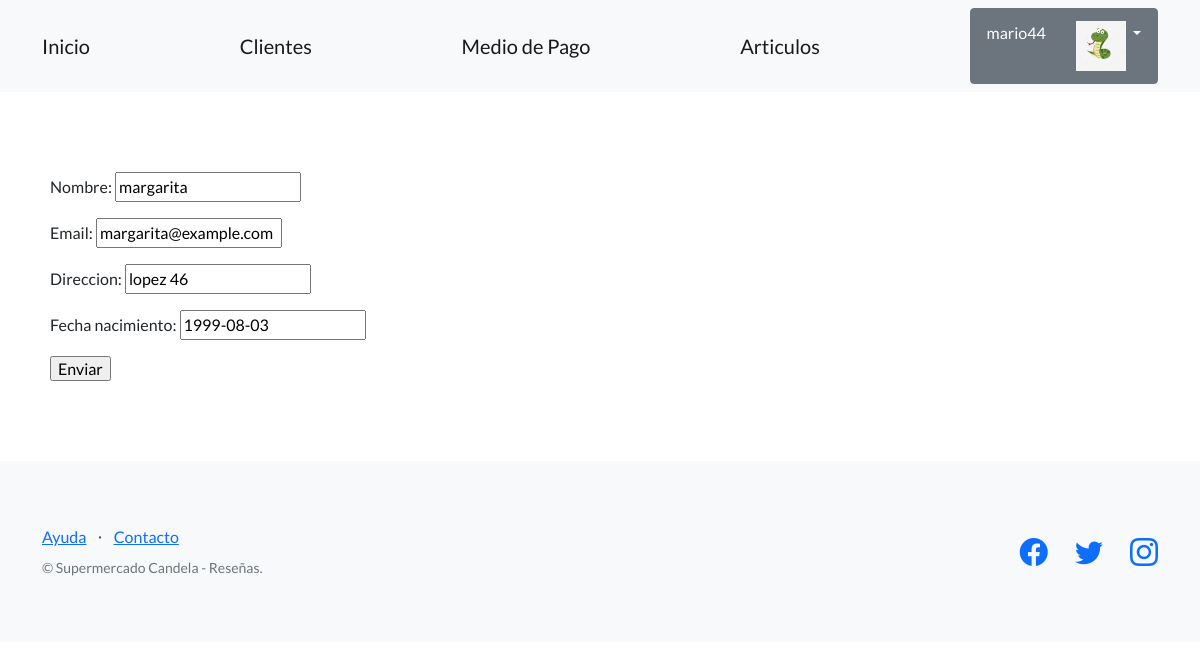
Screenshot of /editar-clientes/6/ (signed in) with the database file from the repository.
### clientes/models.py (models this page shows, shortened)
class Avatar(models.Model):
    user = models.OneToOneField(User, on_delete=models.CASCADE, null=True)
    imagen = models.ImageField(upload_to='avatares', null=True, blank=True)

class Clientes(models.Model):
    nombre = models.CharField(max_length=256)
    email = models.EmailField()
    direccion = models.CharField(max_length=256)
    fecha_nacimiento= models.DateField()

### clientes/views.py (the view)
# urls.py: path("editar-clientes/<int:pk>/",ClientesUpdateView.as_view (), name="editar_clientes"),
class ClientesUpdateView(LoginRequiredMixin,UpdateView):
    model = Clientes
    fields = ['nombre', 'email', 'direccion', "fecha_nacimiento" ]
    success_url = reverse_lazy('clientes')
    template_name = "clientes/clientes_form.html"

### clientes/Templates/clientes/clientes_form.html (shortened to what this page needs)
{% extends "clientes/base.html" %}
{% block contenido %}
<form  method="post">
    {{ form.as_p}}
    <input type="submit" value="Enviar"/>
</form>
{% endblock contenido %}

### clientes/Templates/clientes/base.html (shortened to what this page needs)
{% load static %}
<!DOCTYPE html>
<html lang="en">
    <head>
        <link href="https://cdn.jsdelivr.net/npm/bootstrap-icons@1.5.0/font/bootstrap-icons.css" rel="stylesheet" type="text/css" />
        <link href="{% static 'css/styles.css' %}" rel="stylesheet" />
    </head>
    <body>
        <nav class="navbar navbar-light bg-light static-top">
            <div class="container">
                <a class="navbar-brand" href="{% url 'inicio' %}">Inicio</a>
                <a class="navbar-brand" href="{% url 'clientes' %}">Clientes</a>
                <a class="navbar-brand" href="{% url 'medio_pago' %}">Medio de Pago</a>
                <a class="navbar-brand" href="{% url 'articulos' %}">Articulos</a>
                {% if user.is_authenticated %}
                <div class="dropdown">
                    <button class="btn btn-secondary dropdown-toggle" type="button" id="dropdownMenuButton1" data-bs-toggle="dropdown" aria-expanded="false">
                        <div style="display: inline-flex;">
                            <span style="padding: 0px 30px 0px 0px;">{{ user.username }}</span>
                            <div>
                                <img src="{{ user.avatar.imagen.url }}" style="width:50px;"/>
                            </div>
                        </div>
                    </button>
                </div>
                </div>
                {% else %}
                <a class="btn btn-primary" href="{% url 'login' %}">Iniciar sesión</a>
                <a class="btn btn-secondary" href="{% url 'registro' %}">Registro</a>
                {% endif %}
        </nav>
        <section style="padding:80px 50px;">
            {% block contenido %}
            {% endblock contenido %}
        </section>
        <footer class="footer bg-light">
            <div class="container">
                <div class="row">
                    <div class="col-lg-6 h-100 text-center text-lg-start my-auto">
                        <ul class="list-inline mb-2">
                            <li class="list-inline-item"><a href="#!">Ayuda</a></li>
                            <li class="list-inline-item">⋅</li>
                            <li class="list-inline-item"><a href="https://wa.me/1122981552">Contacto</a></li>
                        </ul>
                        <p class="text-muted small mb-4 mb-lg-0">&copy; Supermercado Candela - Reseñas.</p>
                    </div>
                    <div class="col-lg-6 h-100 text-center text-lg-end my-auto">
                        <ul class="list-inline mb-0">
                            <li class="list-inline-item me-4">
                                <a href="https://www.facebook.com/supermercado.petra.9"><i class="bi-facebook fs-3"></i></a>
                            </li>
                            <li class="list-inline-item me-4">
                                <a href="https://twitter.com/Lagomarket"><i class="bi-twitter fs-3"></i></a>
                            </li>
                            <li class="list-inline-item">
                                <a href="https://www.instagram.com/supermercado_candelaria/?hl=es"><i class="bi-instagram fs-3"></i></a>
                            </li>
                        </ul>
                    </div>
                </div>
            </div>
        </footer>
    </body>
</html>

### rows the page displays
Clientes: nombre "margarita", email "margarita@example.com", direccion "lopez 46", fecha_nacimiento "1999-08-03"

### other values shown
{{ user.username }} "mario44"
